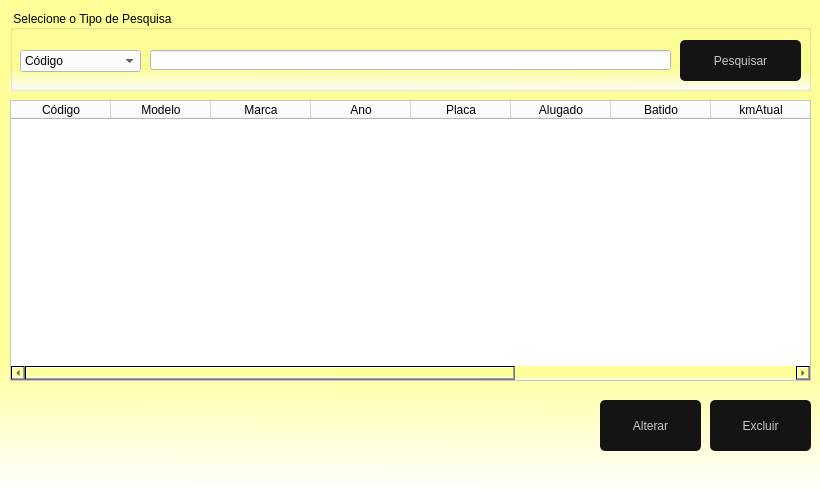
<?xml version="1.0" encoding="UTF-8"?>
<ui version="4.0">
 <class>frmPesqVeiculos</class>
 <widget class="QDialog" name="frmPesqVeiculos">
  <property name="geometry">
   <rect>
    <x>0</x>
    <y>0</y>
    <width>820</width>
    <height>491</height>
   </rect>
  </property>
  <property name="windowTitle">
   <string>Lista de Cliente</string>
  </property>
  <property name="styleSheet">
   <string notr="true">background-color: qlineargradient(spread:pad, x1:0.508, y1:0.727, x2:0.505, y2:1, stop:0 rgba(255, 255, 153, 255), stop:1 rgba(255, 255, 255, 255))</string>
  </property>
  <widget class="QGroupBox" name="groupBox">
   <property name="geometry">
    <rect>
     <x>10</x>
     <y>10</y>
     <width>801</width>
     <height>81</height>
    </rect>
   </property>
   <property name="styleSheet">
    <string notr="true">font: 87 10pt &quot;Arial&quot;;</string>
   </property>
   <property name="title">
    <string>Selecione o Tipo de Pesquisa</string>
   </property>
   <widget class="QLineEdit" name="edtPesquisa_2">
    <property name="geometry">
     <rect>
      <x>140</x>
      <y>40</y>
      <width>521</width>
      <height>20</height>
     </rect>
    </property>
    <property name="styleSheet">
     <string notr="true">background-color: rgb(255, 255, 255);</string>
    </property>
   </widget>
   <widget class="QPushButton" name="btnPesquisa">
    <property name="geometry">
     <rect>
      <x>670</x>
      <y>30</y>
      <width>121</width>
      <height>41</height>
     </rect>
    </property>
    <property name="cursor">
     <cursorShape>PointingHandCursor</cursorShape>
    </property>
    <property name="styleSheet">
     <string notr="true">QPushButton{
border-radius: 5px;
background-color: rgb(20,20,20);
color:rgb(200,200,200);
font: 87 12pt &quot;Arial&quot;;
}

QPushButton:hover{ 
background-color:rgb(0, 0, 0);
color: rbg(200,200,200)
}

QPushButton:pressed{
background-color:rgb(0,0,30);
color:rbg(200,200,200)
}

</string>
    </property>
    <property name="text">
     <string>Pesquisar</string>
    </property>
    <property name="icon">
     <iconset>
      <normaloff>../../Imagens/Pesquisar.png</normaloff>../../Imagens/Pesquisar.png</iconset>
    </property>
    <property name="iconSize">
     <size>
      <width>30</width>
      <height>30</height>
     </size>
    </property>
   </widget>
   <widget class="QComboBox" name="cbPesquisa">
    <property name="geometry">
     <rect>
      <x>10</x>
      <y>40</y>
      <width>121</width>
      <height>22</height>
     </rect>
    </property>
    <property name="styleSheet">
     <string notr="true">font: 87 10pt &quot;Arial&quot;;
background-color: rgb(255, 255, 255);</string>
    </property>
    <item>
     <property name="text">
      <string>Código</string>
     </property>
    </item>
    <item>
     <property name="text">
      <string>Marca</string>
     </property>
    </item>
    <item>
     <property name="text">
      <string>Modelo</string>
     </property>
    </item>
    <item>
     <property name="text">
      <string>Disponível</string>
     </property>
    </item>
    <item>
     <property name="text">
      <string>Alugado</string>
     </property>
    </item>
   </widget>
  </widget>
  <widget class="QPushButton" name="btnAlterar_2">
   <property name="geometry">
    <rect>
     <x>600</x>
     <y>400</y>
     <width>101</width>
     <height>51</height>
    </rect>
   </property>
   <property name="styleSheet">
    <string notr="true">QPushButton{
border-radius: 5px;
background-color: rgb(20,20,20);
color:rgb(200,200,200);
font: 87 12pt &quot;Arial&quot;;
}

QPushButton:hover{ 
background-color:rgb(0, 0, 0);
color: rbg(200,200,200)
}

QPushButton:pressed{
background-color:rgb(0,0,30);
color:rbg(200,200,200)
}

</string>
   </property>
   <property name="text">
    <string>Alterar</string>
   </property>
   <property name="icon">
    <iconset>
     <normaloff>../../Imagens/Alterar.png</normaloff>../../Imagens/Alterar.png</iconset>
   </property>
   <property name="iconSize">
    <size>
     <width>35</width>
     <height>35</height>
    </size>
   </property>
  </widget>
  <widget class="QPushButton" name="btnExcluir">
   <property name="geometry">
    <rect>
     <x>710</x>
     <y>400</y>
     <width>101</width>
     <height>51</height>
    </rect>
   </property>
   <property name="styleSheet">
    <string notr="true">QPushButton{
border-radius: 5px;
background-color: rgb(20,20,20);
color:rgb(200,200,200);
font: 87 12pt &quot;Arial&quot;;
}

QPushButton:hover{ 
background-color:rgb(0, 0, 0);
color: rbg(200,200,200)
}

QPushButton:pressed{
background-color:rgb(0,0,30);
color:rbg(200,200,200)
}

</string>
   </property>
   <property name="text">
    <string>Excluir</string>
   </property>
   <property name="icon">
    <iconset>
     <normaloff>../../Imagens/lixeira.png</normaloff>../../Imagens/lixeira.png</iconset>
   </property>
   <property name="iconSize">
    <size>
     <width>30</width>
     <height>30</height>
    </size>
   </property>
  </widget>
  <widget class="QTableWidget" name="gridVeiculos">
   <property name="geometry">
    <rect>
     <x>10</x>
     <y>100</y>
     <width>801</width>
     <height>281</height>
    </rect>
   </property>
   <property name="styleSheet">
    <string notr="true">alternate-background-color: rgb(255, 255, 255);
background-color: rgb(255, 255, 255);
font: 87 10pt &quot;Arial&quot;;</string>
   </property>
   <column>
    <property name="text">
     <string>Código</string>
    </property>
   </column>
   <column>
    <property name="text">
     <string>Modelo</string>
    </property>
   </column>
   <column>
    <property name="text">
     <string>Marca</string>
    </property>
   </column>
   <column>
    <property name="text">
     <string>Ano</string>
    </property>
   </column>
   <column>
    <property name="text">
     <string>Placa</string>
    </property>
   </column>
   <column>
    <property name="text">
     <string>Alugado</string>
    </property>
   </column>
   <column>
    <property name="text">
     <string>Batido</string>
    </property>
   </column>
   <column>
    <property name="text">
     <string>kmAtual</string>
    </property>
   </column>
   <column>
    <property name="text">
     <string>Valor da Diária</string>
    </property>
   </column>
   <column>
    <property name="text">
     <string>descricao</string>
    </property>
   </column>
   <column>
    <property name="text">
     <string>Tipo do Veículo</string>
    </property>
   </column>
  </widget>
 </widget>
 <resources/>
 <connections/>
</ui>
